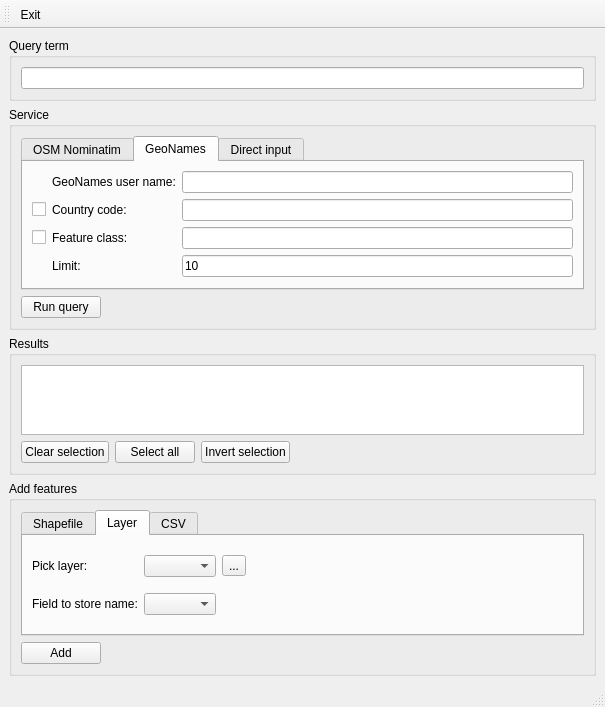
<?xml version="1.0" encoding="UTF-8"?>
<ui version="4.0">
 <class>MainWindow</class>
 <widget class="QMainWindow" name="MainWindow">
  <property name="geometry">
   <rect>
    <x>0</x>
    <y>0</y>
    <width>605</width>
    <height>685</height>
   </rect>
  </property>
  <property name="windowTitle">
   <string>Locations From Web Services</string>
  </property>
  <widget class="QWidget" name="centralwidget">
   <layout class="QVBoxLayout" name="verticalLayout">
    <item>
     <widget class="QGroupBox" name="groupBox">
      <property name="toolTip">
       <string>Enter name to search for here.</string>
      </property>
      <property name="title">
       <string>Query term</string>
      </property>
      <layout class="QVBoxLayout" name="verticalLayout_2">
       <item>
        <widget class="QLineEdit" name="queryTermLE"/>
       </item>
      </layout>
     </widget>
    </item>
    <item>
     <widget class="QGroupBox" name="groupBox_2">
      <property name="title">
       <string>Service</string>
      </property>
      <layout class="QVBoxLayout" name="verticalLayout_3">
       <item>
        <widget class="QTabWidget" name="queryServicesTW">
         <property name="currentIndex">
          <number>1</number>
         </property>
         <widget class="QWidget" name="nominatimTab">
          <attribute name="title">
           <string>OSM Nominatim</string>
          </attribute>
          <layout class="QGridLayout" name="gridLayout">
           <item row="0" column="2">
            <widget class="QLineEdit" name="nominatimCountryCodeLE"/>
           </item>
           <item row="0" column="1">
            <widget class="QLabel" name="label">
             <property name="text">
              <string>Country code:</string>
             </property>
            </widget>
           </item>
           <item row="0" column="0">
            <widget class="QCheckBox" name="nominatimCountryCodeCB">
             <property name="text">
              <string/>
             </property>
            </widget>
           </item>
           <item row="1" column="1">
            <widget class="QLabel" name="label_2">
             <property name="text">
              <string>Limit:</string>
             </property>
            </widget>
           </item>
           <item row="1" column="2">
            <widget class="QLineEdit" name="nominatimLimitLE">
             <property name="text">
              <string>10</string>
             </property>
            </widget>
           </item>
          </layout>
         </widget>
         <widget class="QWidget" name="geonamesTab">
          <attribute name="title">
           <string>GeoNames</string>
          </attribute>
          <layout class="QGridLayout" name="gridLayout_2">
           <item row="1" column="1">
            <widget class="QLabel" name="label_4">
             <property name="text">
              <string>Country code:</string>
             </property>
            </widget>
           </item>
           <item row="0" column="1">
            <widget class="QLabel" name="label_3">
             <property name="text">
              <string>GeoNames user name:</string>
             </property>
            </widget>
           </item>
           <item row="0" column="3">
            <widget class="QLineEdit" name="geonamesUsernameLE"/>
           </item>
           <item row="2" column="1">
            <widget class="QLabel" name="label_5">
             <property name="text">
              <string>Feature class:</string>
             </property>
            </widget>
           </item>
           <item row="2" column="0">
            <widget class="QCheckBox" name="geonamesFeatureClassCB">
             <property name="text">
              <string/>
             </property>
            </widget>
           </item>
           <item row="2" column="3">
            <widget class="QLineEdit" name="geonamesFeatureClassLE"/>
           </item>
           <item row="1" column="0">
            <widget class="QCheckBox" name="geonamesCountryCodeCB">
             <property name="text">
              <string/>
             </property>
            </widget>
           </item>
           <item row="1" column="3">
            <widget class="QLineEdit" name="geonamesCountryCodeLE"/>
           </item>
           <item row="3" column="1">
            <widget class="QLabel" name="label_6">
             <property name="text">
              <string>Limit:</string>
             </property>
            </widget>
           </item>
           <item row="3" column="3">
            <widget class="QLineEdit" name="geonamesLimitLE">
             <property name="text">
              <string>10</string>
             </property>
            </widget>
           </item>
          </layout>
         </widget>
         <widget class="QWidget" name="directInputTab">
          <attribute name="title">
           <string>Direct input</string>
          </attribute>
          <layout class="QGridLayout" name="gridLayout_3">
           <item row="0" column="1">
            <widget class="QLineEdit" name="directInputNameLE"/>
           </item>
           <item row="1" column="1">
            <widget class="QLineEdit" name="directInputLatLE"/>
           </item>
           <item row="1" column="0">
            <widget class="QLabel" name="label_8">
             <property name="text">
              <string>Latitude:</string>
             </property>
            </widget>
           </item>
           <item row="0" column="0">
            <widget class="QLabel" name="label_7">
             <property name="text">
              <string>Name:</string>
             </property>
            </widget>
           </item>
           <item row="2" column="0">
            <widget class="QLabel" name="label_9">
             <property name="text">
              <string>Longitude:</string>
             </property>
            </widget>
           </item>
           <item row="2" column="1">
            <widget class="QLineEdit" name="directInputLonLE"/>
           </item>
          </layout>
         </widget>
        </widget>
       </item>
       <item>
        <layout class="QHBoxLayout" name="horizontalLayout">
         <item>
          <widget class="QPushButton" name="runQueryPB">
           <property name="text">
            <string>Run query</string>
           </property>
          </widget>
         </item>
         <item>
          <spacer name="horizontalSpacer">
           <property name="orientation">
            <enum>Qt::Horizontal</enum>
           </property>
           <property name="sizeHint" stdset="0">
            <size>
             <width>40</width>
             <height>20</height>
            </size>
           </property>
          </spacer>
         </item>
        </layout>
       </item>
      </layout>
     </widget>
    </item>
    <item>
     <widget class="QGroupBox" name="groupBox_3">
      <property name="title">
       <string>Results</string>
      </property>
      <layout class="QVBoxLayout" name="verticalLayout_4">
       <item>
        <layout class="QHBoxLayout" name="resultsListAndMapHBL">
         <item>
          <widget class="QListView" name="resultsLV"/>
         </item>
        </layout>
       </item>
       <item>
        <layout class="QHBoxLayout" name="horizontalLayout_3">
         <item>
          <widget class="QPushButton" name="resultsClearSelectionPB">
           <property name="text">
            <string>Clear selection</string>
           </property>
          </widget>
         </item>
         <item>
          <widget class="QPushButton" name="resultsSelectAllPB">
           <property name="text">
            <string>Select all</string>
           </property>
          </widget>
         </item>
         <item>
          <widget class="QPushButton" name="resultsInvertSelectionPB">
           <property name="text">
            <string>Invert selection</string>
           </property>
          </widget>
         </item>
         <item>
          <spacer name="horizontalSpacer_2">
           <property name="orientation">
            <enum>Qt::Horizontal</enum>
           </property>
           <property name="sizeHint" stdset="0">
            <size>
             <width>40</width>
             <height>20</height>
            </size>
           </property>
          </spacer>
         </item>
        </layout>
       </item>
      </layout>
     </widget>
    </item>
    <item>
     <widget class="QGroupBox" name="groupBox_4">
      <property name="title">
       <string>Add features</string>
      </property>
      <layout class="QVBoxLayout" name="verticalLayout_5">
       <item>
        <widget class="QTabWidget" name="addFeaturesTW">
         <property name="currentIndex">
          <number>1</number>
         </property>
         <widget class="QWidget" name="shapefileTab">
          <attribute name="title">
           <string>Shapefile</string>
          </attribute>
          <layout class="QGridLayout" name="gridLayout_4">
           <item row="2" column="1">
            <layout class="QHBoxLayout" name="horizontalLayout_5">
             <item>
              <widget class="QComboBox" name="shapefileFieldCB"/>
             </item>
             <item>
              <spacer name="horizontalSpacer_4">
               <property name="orientation">
                <enum>Qt::Horizontal</enum>
               </property>
               <property name="sizeHint" stdset="0">
                <size>
                 <width>40</width>
                 <height>20</height>
                </size>
               </property>
              </spacer>
             </item>
            </layout>
           </item>
           <item row="1" column="0">
            <widget class="QLabel" name="label_10">
             <property name="text">
              <string>Add to shapefile:</string>
             </property>
            </widget>
           </item>
           <item row="2" column="0">
            <widget class="QLabel" name="label_11">
             <property name="text">
              <string>Field to store name:</string>
             </property>
            </widget>
           </item>
           <item row="0" column="0">
            <widget class="QPushButton" name="shapefileCreateNewPB">
             <property name="text">
              <string>Create new shapefile...</string>
             </property>
            </widget>
           </item>
           <item row="1" column="1">
            <widget class="QLineEdit" name="shapefileAddLE"/>
           </item>
           <item row="1" column="2">
            <widget class="QToolButton" name="shapefileOpenFileTB">
             <property name="text">
              <string>...</string>
             </property>
            </widget>
           </item>
          </layout>
         </widget>
         <widget class="QWidget" name="layerTab">
          <attribute name="title">
           <string>Layer</string>
          </attribute>
          <layout class="QGridLayout" name="gridLayout_5">
           <item row="0" column="0">
            <widget class="QLabel" name="label_12">
             <property name="text">
              <string>Pick layer:</string>
             </property>
            </widget>
           </item>
           <item row="1" column="0">
            <widget class="QLabel" name="label_13">
             <property name="text">
              <string>Field to store name:</string>
             </property>
            </widget>
           </item>
           <item row="0" column="1">
            <widget class="QComboBox" name="layerPickLayerCB"/>
           </item>
           <item row="1" column="1">
            <widget class="QComboBox" name="layerFieldCB"/>
           </item>
           <item row="1" column="3">
            <spacer name="horizontalSpacer_5">
             <property name="orientation">
              <enum>Qt::Horizontal</enum>
             </property>
             <property name="sizeHint" stdset="0">
              <size>
               <width>40</width>
               <height>20</height>
              </size>
             </property>
            </spacer>
           </item>
           <item row="0" column="2">
            <widget class="QToolButton" name="layerRefreshTB">
             <property name="text">
              <string>...</string>
             </property>
            </widget>
           </item>
          </layout>
         </widget>
         <widget class="QWidget" name="csvTab">
          <attribute name="title">
           <string>CSV</string>
          </attribute>
          <layout class="QHBoxLayout" name="horizontalLayout_6">
           <item>
            <widget class="QLabel" name="label_14">
             <property name="text">
              <string>Add to file:</string>
             </property>
            </widget>
           </item>
           <item>
            <widget class="QLineEdit" name="csvAddToFileLE"/>
           </item>
           <item>
            <widget class="QToolButton" name="csvOpenFileTB">
             <property name="text">
              <string>...</string>
             </property>
            </widget>
           </item>
          </layout>
         </widget>
        </widget>
       </item>
       <item>
        <layout class="QHBoxLayout" name="horizontalLayout_4">
         <item>
          <widget class="QPushButton" name="addFeatureAddPB">
           <property name="text">
            <string>Add</string>
           </property>
          </widget>
         </item>
         <item>
          <spacer name="horizontalSpacer_3">
           <property name="orientation">
            <enum>Qt::Horizontal</enum>
           </property>
           <property name="sizeHint" stdset="0">
            <size>
             <width>40</width>
             <height>20</height>
            </size>
           </property>
          </spacer>
         </item>
        </layout>
       </item>
      </layout>
     </widget>
    </item>
   </layout>
  </widget>
  <widget class="QMenuBar" name="menubar">
   <property name="geometry">
    <rect>
     <x>0</x>
     <y>0</y>
     <width>605</width>
     <height>21</height>
    </rect>
   </property>
  </widget>
  <widget class="QStatusBar" name="statusbar"/>
  <widget class="QToolBar" name="toolBar">
   <property name="windowTitle">
    <string>toolBar</string>
   </property>
   <attribute name="toolBarArea">
    <enum>TopToolBarArea</enum>
   </attribute>
   <attribute name="toolBarBreak">
    <bool>false</bool>
   </attribute>
   <addaction name="actionExit"/>
  </widget>
  <action name="actionExit">
   <property name="text">
    <string>Exit</string>
   </property>
  </action>
 </widget>
 <resources/>
 <connections>
  <connection>
   <sender>actionExit</sender>
   <signal>triggered()</signal>
   <receiver>MainWindow</receiver>
   <slot>close()</slot>
   <hints>
    <hint type="sourcelabel">
     <x>302</x>
     <y>342</y>
    </hint>
    <hint type="destinationlabel">
     <x>302</x>
     <y>342</y>
    </hint>
   </hints>
  </connection>
 </connections>
</ui>
